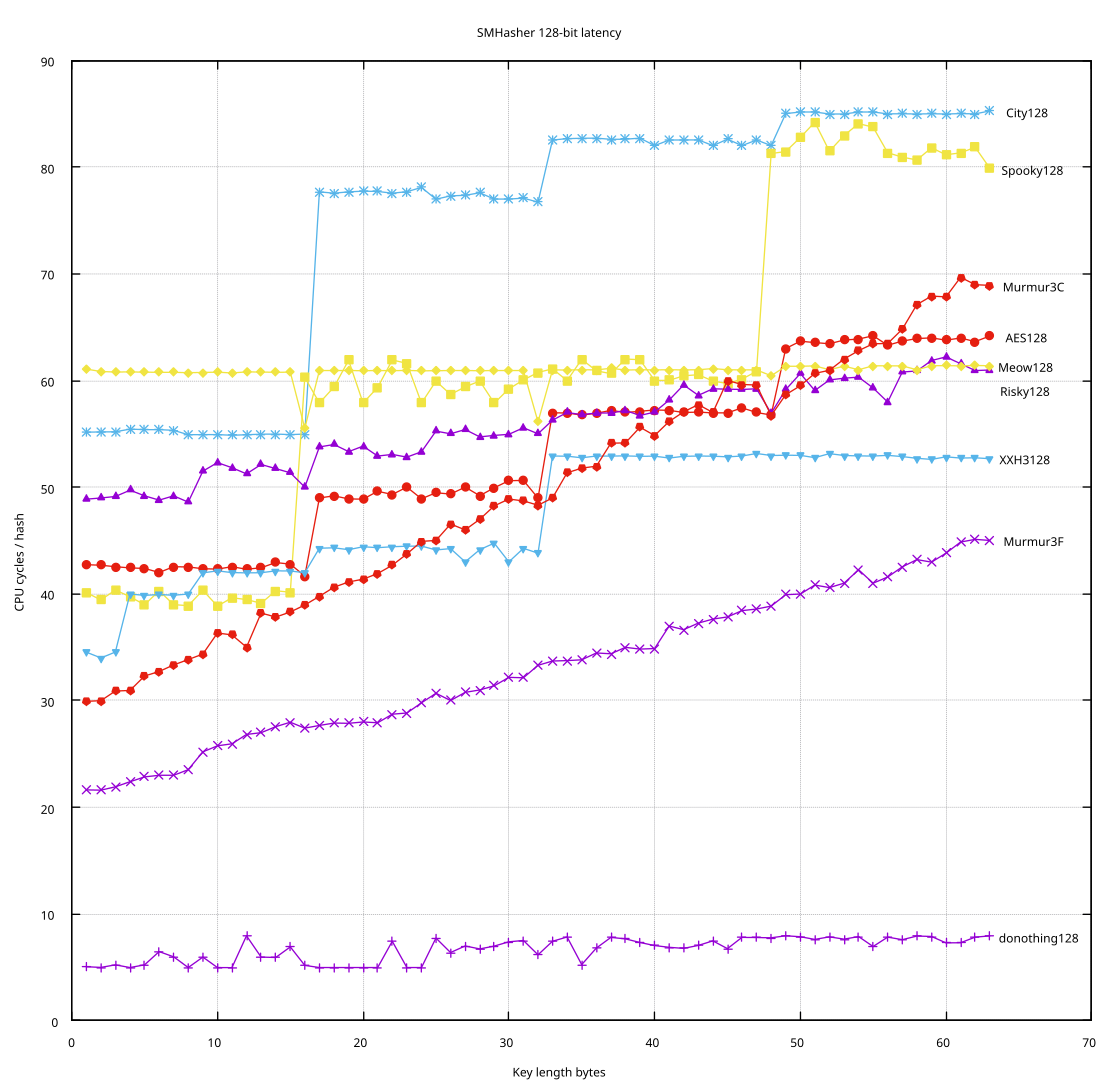

Recreate this plot in gnuplot.
#!/usr/bin/gnuplot

!echo donothing128
!taskset -c 1 ./SMHasher donothing128 -S -n > donothing128.txt
!tail -1 donothing128.txt | awk '{ printf "%s %s donothing128\n", $1, $2 }' > donothing128label.txt
!echo City128
!taskset -c 1 ./SMHasher City128 -S -n > City128.txt
!tail -1 City128.txt | awk '{ printf "%s %s City128\n", $1, $2 }' > City128label.txt
!echo Spooky128
!taskset -c 1 ./SMHasher Spooky128 -S -n > Spooky128.txt
!tail -1 Spooky128.txt | awk '{ printf "%s %s Spooky128\n", $1, $2 }' > Spooky128label.txt
!echo AES128
!taskset -c 1 ./SMHasher AES128 -S -n > AES128.txt
!tail -1 AES128.txt | awk '{ printf "%s %s AES128\n", $1, $2 }' > AES128label.txt
!echo Risky128
!taskset -c 1 ./SMHasher Risky128 -S -n > Risky128.txt
!tail -1 Risky128.txt | awk '{ printf "%s %s Risky128\n", $1, $2 }' > Risky128label.txt
!echo XXH3128
!taskset -c 1 ./SMHasher XXH3128 -S -n > XXH3128.txt
!tail -1 XXH3128.txt | awk '{ printf "%s %s XXH3128\n", $1, $2 }' > XXH3128label.txt
!echo Meow128
!taskset -c 1 ./SMHasher Meow128 -S -n > Meow128.txt
!tail -1 Meow128.txt | awk '{ printf "%s %s Meow128\n", $1, $2 }' > Meow128label.txt
!echo Murmur3C
!taskset -c 1 ./SMHasher Murmur3C -S -n > Murmur3C.txt
!tail -1 Murmur3C.txt | awk '{ printf "%s %s Murmur3C\n", $1, $2 }' > Murmur3Clabel.txt
!echo Murmur3F
!taskset -c 1 ./SMHasher Murmur3F -S -n > Murmur3F.txt
!tail -1 Murmur3F.txt | awk '{ printf "%s %s Murmur3F\n", $1, $2 }' > Murmur3Flabel.txt

set title "SMHasher 128-bit latency"
set ylabel "CPU cycles / hash"
set xlabel "Key length bytes"
unset key
set grid

plot "donothing128.txt" with linespoints, \
     "donothing128label.txt" with labels offset +7,0, \
     "City128.txt" with linespoints, \
     "City128label.txt" with labels offset +5,0, \
     "Spooky128.txt" with linespoints, \
     "Spooky128label.txt" with labels offset +6,0, \
     "AES128.txt" with linespoints, \
     "AES128label.txt" with labels offset +5,0, \
     "Risky128.txt" with linespoints, \
     "Risky128label.txt" with labels offset +5,-1, \
     "XXH3128.txt" with linespoints, \
     "XXH3128label.txt" with labels offset +5,0, \
     "Meow128.txt" with linespoints, \
     "Meow128label.txt" with labels offset +5,0, \
     "Murmur3C.txt" with linespoints, \
     "Murmur3Clabel.txt" with labels offset +6,0, \
     "Murmur3F.txt" with linespoints, \
     "Murmur3Flabel.txt" with labels offset +6,0
